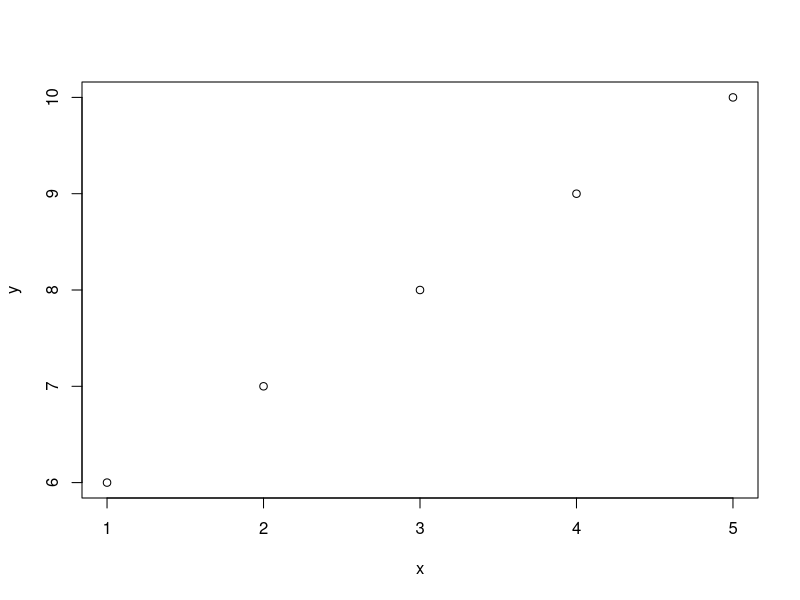

Recreate this plot in R.
## ---- chunk 1
knitr::opts_chunk$set(echo = TRUE)
## ---- chunk 2
x <- c(1,2,3,4,5)
y <- c(6,7,8,9,10)
sum(x)
## ---- chunk 3
plot(x,y)
